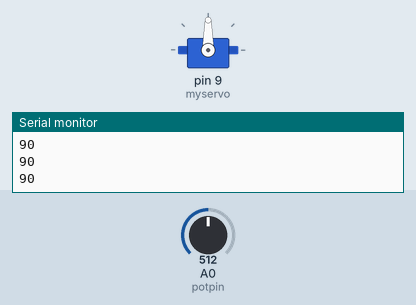
Recording of a sketch running on a simulated Arduino Uno, built with avr-gcc and run on an emulated ATmega328P. Parts: servo, the last lines printed to the serial monitor. Inputs (shaded band) come from the test bench; at power-on: A0 (potpin) = 512.

Above: at 1.2 s.
1.3 s: A0 (potpin) set to 716
At 2.0 s:
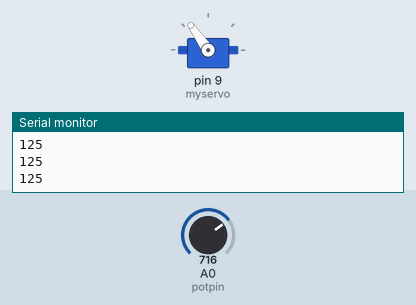
2.8 s: A0 (potpin) set to 900
At 3.5 s:
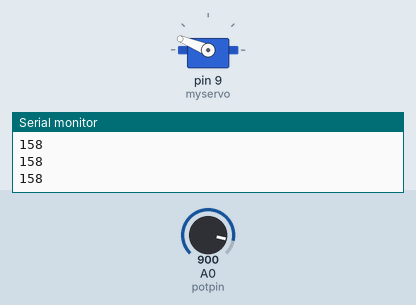
4.3 s: A0 (potpin) set to 1023
At 5.5 s:
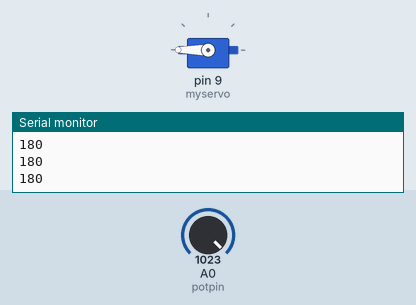
5.8 s: A0 (potpin) set to 306
At 6.5 s:
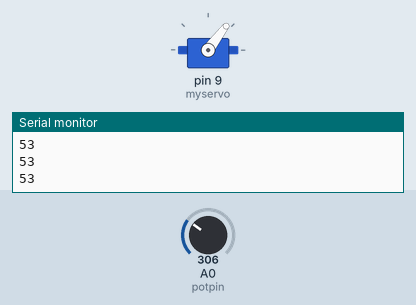
7.3 s: A0 (potpin) set to 122
At 7.8 s:
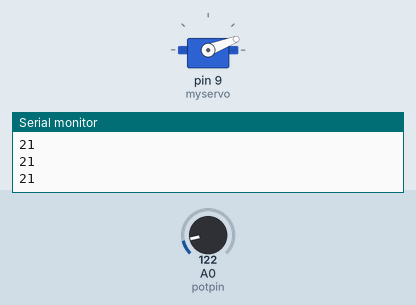
8.8 s: A0 (potpin) set to 0
At 9.2 s:
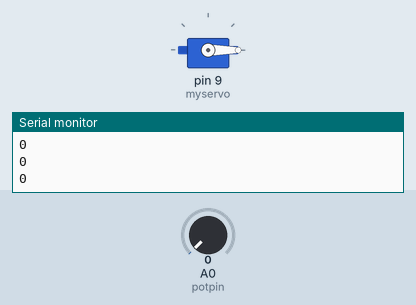
Timing chart, 0 to 11.3 s (numbered marks = the images above; inputs shaded):
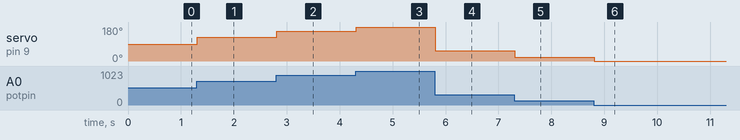

Measured:
- after the input at 1.3 s, servo on pin 9 (myservo): 90° → 125° at once
- after the input at 2.8 s, servo on pin 9 (myservo): 125° → 158° at once
- after the input at 4.3 s, servo on pin 9 (myservo): 158° → 180° at once
- after the input at 5.8 s, servo on pin 9 (myservo): 180° → 53° at once
- after the input at 7.3 s, servo on pin 9 (myservo): 53° → 21° at once
- after the input at 8.8 s, servo on pin 9 (myservo): 21° → 0° at once

The sketch:

servopot.ino
```cpp
/*
 Controlling a servo position using a potentiometer (variable resistor)
 by Michal Rinott <http://people.interaction-ivrea.it/m.rinott>
 modified on 8 Nov 2013
 by Scott Fitzgerald
 http://www.arduino.cc/en/Tutorial/Knob


 ***** I used this code which was provided to us in class, instead of making changes to the code, I used the potentiometer physically to explore different motions ******


*/

#include <Servo.h>

Servo myservo;  // create servo object to control a servo

int potpin = A0;  // analog pin used to connect the potentiometer
int val;    // variable to read the value from the analog pin

void setup() {
  Serial.begin(9600);
  myservo.attach(9);  // attaches the servo on pin 9 to the servo object
}

void loop() {
  val = analogRead(potpin);            // reads the value of the potentiometer (value between 0 and 1023)
  val = map(val, 0, 1023, 0, 180);     // scale it to use it with the servo (value between 0 and 180)
  myservo.write(val);                  // sets the servo position according to the scaled value
  delay(15); // waits for the servo to get there
  Serial.println(val);
}
```
